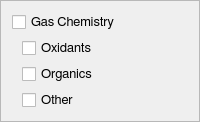
                   <widget class="QFrame" name="frame_2">
                    <property name="frameShape">
                     <enum>QFrame::StyledPanel</enum>
                    </property>
                    <property name="frameShadow">
                     <enum>QFrame::Raised</enum>
                    </property>
                    <layout class="QVBoxLayout" name="verticalLayout_2">
                     <item>
                      <widget class="QCheckBox" name="gasChemCheck">
                       <property name="font">
                        <font>
                         <family>FreeSans</family>
                         <pointsize>10</pointsize>
                         <weight>50</weight>
                         <bold>false</bold>
                         <stylestrategy>PreferAntialias</stylestrategy>
                         <kerning>true</kerning>
                        </font>
                       </property>
                       <property name="text">
                        <string>Gas Chemistry</string>
                       </property>
                      </widget>
                     </item>
                     <item>
                      <layout class="QHBoxLayout" name="horizontalLayout_12">
                       <item>
                        <spacer name="horizontalSpacer_12">
                         <property name="orientation">
                          <enum>Qt::Horizontal</enum>
                         </property>
                         <property name="sizeType">
                          <enum>QSizePolicy::Fixed</enum>
                         </property>
                         <property name="sizeHint" stdset="0">
                          <size>
                           <width>10</width>
                           <height>20</height>
                          </size>
                         </property>
                        </spacer>
                       </item>
                       <item>
                        <widget class="QCheckBox" name="gasChemOxidantsCheck">
                         <property name="font">
                          <font>
                           <family>FreeSans</family>
                           <pointsize>10</pointsize>
                           <weight>50</weight>
                           <bold>false</bold>
                           <stylestrategy>PreferAntialias</stylestrategy>
                           <kerning>true</kerning>
                          </font>
                         </property>
                         <property name="text">
                          <string>Oxidants</string>
                         </property>
                        </widget>
                       </item>
                      </layout>
                     </item>
                     <item>
                      <layout class="QHBoxLayout" name="horizontalLayout_13">
                       <item>
                        <spacer name="horizontalSpacer_13">
                         <property name="orientation">
                          <enum>Qt::Horizontal</enum>
                         </property>
                         <property name="sizeType">
                          <enum>QSizePolicy::Fixed</enum>
                         </property>
                         <property name="sizeHint" stdset="0">
                          <size>
                           <width>10</width>
                           <height>20</height>
                          </size>
                         </property>
                        </spacer>
                       </item>
                       <item>
                        <widget class="QCheckBox" name="gasChemOrganicsCheck">
                         <property name="font">
                          <font>
                           <family>FreeSans</family>
                           <pointsize>10</pointsize>
                           <weight>50</weight>
                           <bold>false</bold>
                           <stylestrategy>PreferAntialias</stylestrategy>
                           <kerning>true</kerning>
                          </font>
                         </property>
                         <property name="text">
                          <string>Organics</string>
                         </property>
                        </widget>
                       </item>
                      </layout>
                     </item>
                     <item>
                      <layout class="QHBoxLayout" name="horizontalLayout_14">
                       <item>
                        <spacer name="horizontalSpacer_14">
                         <property name="orientation">
                          <enum>Qt::Horizontal</enum>
                         </property>
                         <property name="sizeType">
                          <enum>QSizePolicy::Fixed</enum>
                         </property>
                         <property name="sizeHint" stdset="0">
                          <size>
                           <width>10</width>
                           <height>20</height>
                          </size>
                         </property>
                        </spacer>
                       </item>
                       <item>
                        <widget class="QCheckBox" name="gasChemOtherCheck">
                         <property name="font">
                          <font>
                           <family>FreeSans</family>
                           <pointsize>10</pointsize>
                           <weight>50</weight>
                           <bold>false</bold>
                           <stylestrategy>PreferAntialias</stylestrategy>
                           <kerning>true</kerning>
                          </font>
                         </property>
                         <property name="text">
                          <string>Other</string>
                         </property>
                        </widget>
                       </item>
                      </layout>
                     </item>
                    </layout>
                   </widget>
